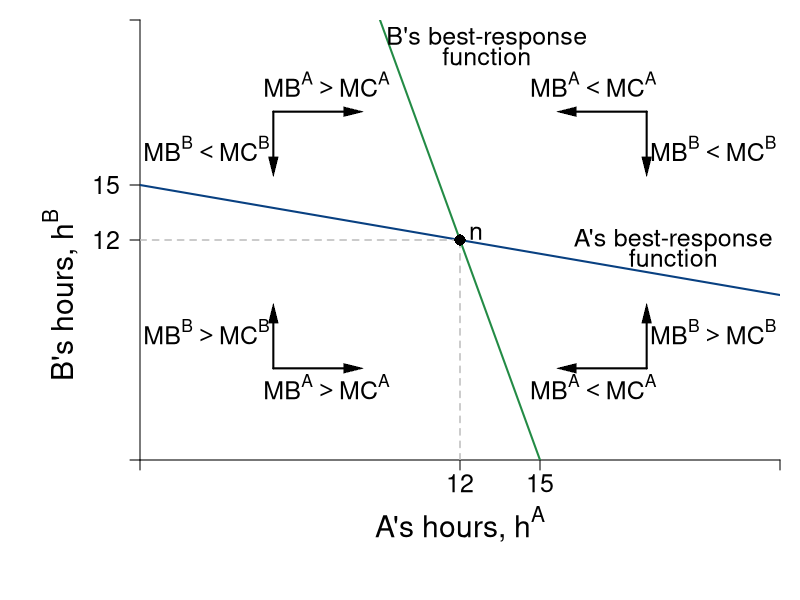

R code for this plot:
require(shape)
pdf(file = "coordination_failures/coord_brfs_dynamics.pdf", width = 9, height = 7)

#Set parameters for graphics
pointsize <- 1.8
axislabelsize <- 1.8
labelsize <- 1.5
namesize <- 1.8
annotatesize <- 1.5
graphlinewidth <- 2
segmentlinewidth <- 1.5

COL <- c("#7fc97f", "#beaed4", "#fdc086", "#ffff99", "#386cb0", "#f0027f", "#bf5b17", "#666666")
COLA <- c("#99d8c9","#66c2a4","#41ae76", "#238b45", "#005824")
COLB <- c("#4eb3d3", "#2b8cbe", "#0868ac","#084081")

par(mar =  c(7, 7, 1, 1))

uA <- function(ea, eb, alpha = 30, beta = 1/2) {
  (alpha - beta*(ea+eb))*ea - 0.5*(ea)^2
}

uB <- function(ea, eb, alpha = 30, beta = 1/2) {
  (alpha - beta*(ea+eb))*eb - 0.5*(eb)^2
}

brfB <- function(ea, alpha = 30, beta = 1/2) {
  (alpha - beta*ea)/(1 + 2*beta)
}

brfA <- function(ea, alpha = 30, beta = 1/2) {
  (alpha - ea*(1 + 2*beta))/(beta)
}

brfPE <- function(ea, alpha = 30, beta = 1/8) {
  alpha*(1 - beta*ea)
}

hANE <- function(alpha, beta = 1/2){
  alpha/(1 + 3*beta)
}

intercept1 <- function(alpha, beta = 1/2){
  alpha/(1 + 2*beta)
}

xlims <- c(0, 24)
ylims <- c(0, 24)

npts <- 501 

plot(0, 0, xlim = xlims, ylim = ylims, type = "n",
     xlab = expression(paste("")),
     ylab = expression(paste("")), 
     xaxt = "n", 
     yaxt = "n", 
     cex.lab = axislabelsize, 
     bty = "n",
     xaxs="i", 
     yaxs="i")

ticksy <- c(0, hANE(alpha = 30), intercept1(alpha = 30), ylims[2])
ylabels <- c(NA, 12, 15, NA)
ticksx <- c(0, hANE(alpha = 30), intercept1(alpha = 30), xlims[2])
xlabels <- c(NA, 12, 15, NA)

axis(1, at = ticksx,  pos = 0, labels = FALSE)
text(x = c(0, hANE(alpha = 30), intercept1(alpha = 30), xlims[2]), par("usr")[3] - 0.4, labels = xlabels, srt = 0, pos = 1, xpd = TRUE, cex = labelsize)

axis(2, at = ticksy, pos = 0, labels = ylabels, las = 1, cex.axis = labelsize)

npts <- 500 
xx1 <- seq(xlims[1], xlims[2], length.out = npts)
xx2 <- seq(9.4, 10.55, length.out = npts)


lines(xx1, brfA(xx1, alpha = 30, beta = 1/2), col = COLA[4], lwd = graphlinewidth)
lines(xx1, brfB(xx1, alpha = 30, beta = 1/2), col = COLB[4], lwd = graphlinewidth)

text(0.5*xlims[2], -3.5, expression(paste("A's hours, ", h^A)), xpd = TRUE, cex = axislabelsize)
text(-3, 9, expression(paste("B's hours, ", h^B)), xpd = TRUE, cex = axislabelsize, srt = 90) 


segments(0, 12, 12, 12, lty = 2, col = "gray" , lwd = segmentlinewidth)
segments(12, 0, 12, 12, lty = 2, col = "gray" , lwd = segmentlinewidth)


# Label Nash Eq. ----------------------------------------------------------

points(hANE(alpha = 30), hANE(alpha = 30), pch = 16, col = "black", cex = 1.5)
text(hANE(alpha = 31.5), hANE(alpha = 30) + 0.4, expression(paste(n)), cex = annotatesize)

# B's BRF -----------------------------------------------------------------

text(13, 23, expression(paste("B's best-response")), cex = annotatesize)
text(13, 22, expression(paste("function")), cex = annotatesize)
#text(5, 15.2, expression(paste(h^B*(h^A) == frac(alpha - beta*h^A, 1 + 2*beta) )), cex = labelsize)

# A' BRF ----------------------------------------------------- -------------

text(20, 12, expression(paste("A's best-response")), cex = annotatesize)
text(20, 11, expression(paste("function")), cex = annotatesize)
#text(17, 3.2, expression(paste(h^A*(h^B) == frac(alpha - beta*h^B, 1 + 2*beta) )), cex = labelsize)

# Dynamic Arrows ----------------------------------------------------------

# Q1 
Arrows(19, 19, 19, 16, col = "black", lty = 1, lwd = 2, arr.type = "triangle", arr.lwd = 0.5)
Arrows(19, 19, 16, 19, col = "black", lty = 1, lwd = 2, arr.type = "triangle", arr.lwd = 0.5)

# Q2
Arrows(5, 19, 5, 16, col = "black", lty = 1, lwd = 2, arr.type = "triangle", arr.lwd = 0.5)
Arrows(5, 19, 8, 19, col = "black", lty = 1, lwd = 2, arr.type = "triangle", arr.lwd = 0.5)

# Q3
Arrows(5, 5, 5, 8, col = "black", lty = 1, lwd = 2, arr.type = "triangle", arr.lwd = 0.5)
Arrows(5, 5, 8, 5, col = "black", lty = 1, lwd = 2, arr.type = "triangle", arr.lwd = 0.5)

# Q4
Arrows(19, 5, 16, 5, col = "black", lty = 1, lwd = 2, arr.type = "triangle", arr.lwd = 0.5)
Arrows(19, 5, 19, 8, col = "black", lty = 1, lwd = 2, arr.type = "triangle", arr.lwd = 0.5)


# Dynamics Labels ---------------------------------------------------------



# Q1
text(21.5, 17, expression(MB^B < MC^B), cex = annotatesize)
text(17, 20.5, expression(MB^A < MC^A), cex = annotatesize)

# Q2
text(7, 20.5, expression(MB^A > MC^A), cex = annotatesize)
text(2.5, 17, expression(MB^B < MC^B), cex = annotatesize)

# Q3
text(2.5, 7, expression(MB^B > MC^B), cex = annotatesize)
text(7, 4, expression(MB^A > MC^A), cex = annotatesize)

# Q4
text(21.5, 7, expression(MB^B > MC^B), cex = annotatesize)
text(17, 4, expression(MB^A < MC^A), cex = annotatesize)




dev.off()
